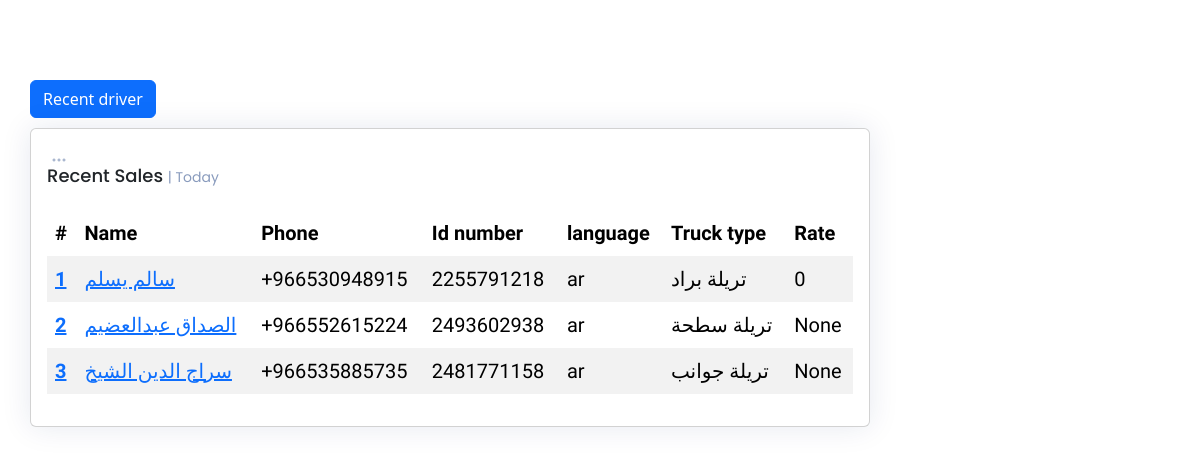
/driver/, run on the app's committed database.
### drivers/models.py (models this page shows, shortened)
class Driver(models.Model):
    name = models.CharField(_("Driver Name"), max_length=120)
    phone = models.CharField(_("Driver Phone"), max_length=120)
    id_number = models.CharField(_("Driver Id Number"), max_length=10, null=True, blank=True)
    language = models.CharField(_("Driver Language"),  max_length=120, choices=LANGUAHE, null=True, blank=True)
    truck_type =models.CharField(_("Truck Type"), max_length=120, choices=TRUCK_TYPE, null=True, blank=True)
    rate = models.IntegerField(_("Rate"), null=True, blank=True)

### drivers/views.py (the view)
# urls.py: path('', DriverList.as_view(), name='driver_list'),
class DriverList(ListView):
    model = Driver

### templates/drivers/driver_list.html (shortened to what this page needs)
{% extends 'base.html' %}
{% load static %}
{% load i18n %}
{% block body %}
<main id="main" class="main">
    <div class="pagetitle">
        <a href="{% url 'driver_create' %}"><button type="button" class="btn btn-primary">{% translate "Recent driver" %}</button></a>
      </div>
    <section class="section dashboard">
        <div class="row">
            <div class="col-lg-12">
                <div class="row">
                    <div class="col-12">
                        <div class="card recent-sales overflow-auto">
                            <div class="filter">
                                <a class="icon" href="#" data-bs-toggle="dropdown"><i class="bi bi-three-dots"></i></a>
                            </div>
                            <div class="card-body">
                                <h5 class="card-title">Recent Sales <span>| Today</span></h5>
                                <table class="table table-borderless datatable table-striped table-hover">
                                    <thead>
                                        <tr>
                                            <th scope="col">#</th>
                                            <th scope="col">Name</th>
                                            <th scope="col">Phone</th>
                                            <th scope="col">Id number</th>
                                            <th scope="col">language</th>
                                            <th scope="col">Truck type</th>
                                            <th scope="col">Rate</th>
                                        </tr>
                                    </thead>
                                    <tbody>
                                        {% for driver in driver_list %}
                                        <tr>
                                            <th scope="row"><a href="#">{{ driver.id }}</a></th>
                                            <td><a href="#">{{ driver.name }}</a></td>
                                            <td>{{ driver.phone}}</td>
                                            <td>{{ driver.id_number }}</td>
                                            <td>{{ driver.language }} </td>
                                            <td>{{ driver.truck_type }}</td>
                                            <td>{{ driver.rate}}</td>
                                        </tr>
                                        {% endfor %}
                                    </tbody>
                                </table>
                            </div>
                        </div>
                    </div>
                </div>
            </div>
        </div>
    </section>
</main>
{% endblock %}

### static/style.css (style rules this page uses)
:root { scroll-behavior: smooth; }
body { font-family: "Open Sans", sans-serif; background: #f6f9ff; color: #444444; }
a { color: #4154f1; text-decoration: none; }
h1, h2, h3, h4, h5, h6 { font-family: "Nunito", sans-serif; }
#main { margin-top: 60px; padding: 20px 30px; transition: all 0.3s; }
.pagetitle { margin-bottom: 10px; }
.card { margin-bottom: 30px; border: none; border-radius: 5px; box-shadow: 0px 0 30px rgba(1, 41, 112, 0.1); }
.card-title { padding: 20px 0 15px 0; font-size: 18px; font-weight: 500; color: #012970; font-family: "Poppins", sans-serif; }
.card-title span { color: #899bbd; font-size: 14px; font-weight: 400; }
.card-body { padding: 0 20px 20px 20px; }
@media (min-width: 1200px) { #main, #footer { margin-right: 300px; } }
.dashboard .filter { position: absolute; left: 0px; top: 15px; }
.dashboard .filter .icon { color: #aab7cf; padding-left: 20px; padding-bottom: 5px; transition: 0.3s; font-size: 16px; }
.dashboard .recent-sales { font-size: 20px; font-family: "Tajawal", sans-serif; }
.dashboard .recent-sales .table thead { background: #f6f6fe; }
.dashboard .recent-sales .table thead th { border: 0; }

### data on the page
Driver: id "1", name "سالم يسلم", phone "+966530948915", id_number "2255791218", language "ar", truck_type "تريلة براد", rate "0"
Driver: id "2", name "الصداق عبدالعضيم", phone "+966552615224", id_number "2493602938", language "ar", truck_type "تريلة سطحة", rate "None"
Driver: id "3", name "سراج الدين الشيخ", phone "+966535885735", id_number "2481771158", language "ar", truck_type "تريلة جوانب", rate "None"
